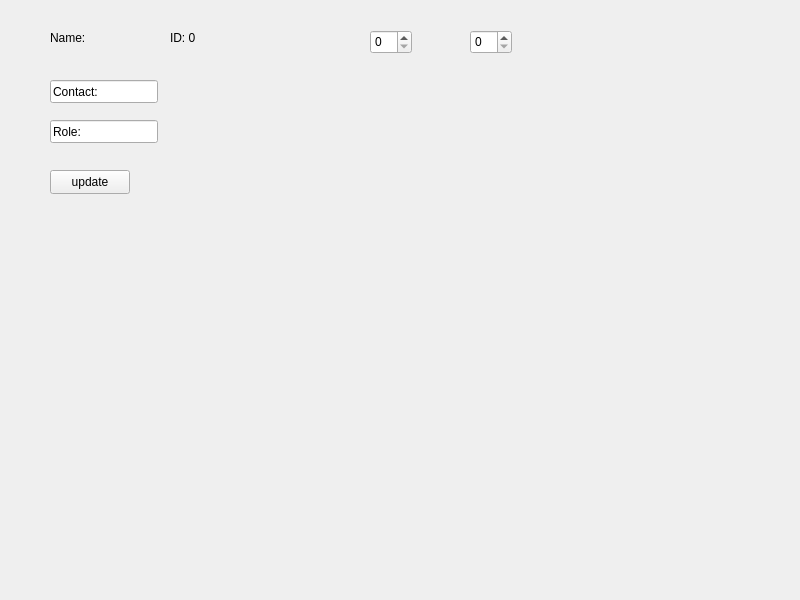
<?xml version="1.0" encoding="UTF-8"?>
<ui version="4.0">
 <class>EmployeWidget</class>
 <widget class="QWidget" name="EmployeWidget">
  <property name="geometry">
   <rect>
    <x>0</x>
    <y>0</y>
    <width>800</width>
    <height>600</height>
   </rect>
  </property>
  <property name="windowTitle">
   <string>EmployeWidget</string>
  </property>
  <widget class="QLineEdit" name="contactLineEdit">
   <property name="geometry">
    <rect>
     <x>50</x>
     <y>80</y>
     <width>108</width>
     <height>23</height>
    </rect>
   </property>
   <property name="text">
    <string>Contact:</string>
   </property>
  </widget>
  <widget class="QLineEdit" name="roleLineEdit">
   <property name="geometry">
    <rect>
     <x>50</x>
     <y>120</y>
     <width>108</width>
     <height>23</height>
    </rect>
   </property>
   <property name="text">
    <string>Role:</string>
   </property>
  </widget>
  <widget class="QSpinBox" name="hoursSpin">
   <property name="geometry">
    <rect>
     <x>470</x>
     <y>30</y>
     <width>42</width>
     <height>24</height>
    </rect>
   </property>
  </widget>
  <widget class="QSpinBox" name="performanceSpin">
   <property name="geometry">
    <rect>
     <x>370</x>
     <y>30</y>
     <width>42</width>
     <height>24</height>
    </rect>
   </property>
  </widget>
  <widget class="QPushButton" name="updateButton">
   <property name="geometry">
    <rect>
     <x>50</x>
     <y>170</y>
     <width>80</width>
     <height>24</height>
    </rect>
   </property>
   <property name="text">
    <string>update</string>
   </property>
  </widget>
  <widget class="QLabel" name="infoLabel">
   <property name="geometry">
    <rect>
     <x>50</x>
     <y>30</y>
     <width>38</width>
     <height>16</height>
    </rect>
   </property>
   <property name="text">
    <string>Name:</string>
   </property>
  </widget>
  <widget class="QLabel" name="idLabel">
   <property name="geometry">
    <rect>
     <x>170</x>
     <y>30</y>
     <width>26</width>
     <height>16</height>
    </rect>
   </property>
   <property name="text">
    <string>ID: 0</string>
   </property>
  </widget>
 </widget>
 <resources/>
 <connections/>
</ui>
